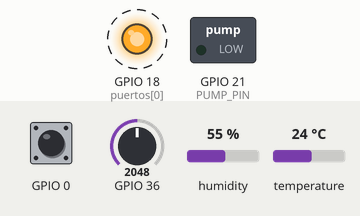
Simulated run of this sketch. Board: ESP32. Shown: switched loads named in the sketch (green lamp = pin HIGH), output pins drawn as LEDs (lit = HIGH). Dashed ring = blinking. The test bench sets the inputs (shaded band); at power-on: GPIO 0 HIGH, GPIO 36 = 2048, humidity 55 %, temperature 24 °C. WiFi joins after 1.5 s; servers stay silent unless stated; no MQTT or app messages arrive unless stated; pins used as bus, display or sensor lines are not drawn; what the sketch prints to the serial monitor is not drawn. At 52.7 s the program puts the board to deep sleep or switches it off; the recording ends there.

Above: at 1.7 s.
Timing chart, 0 to 4.6 s (numbered marks = the images above):
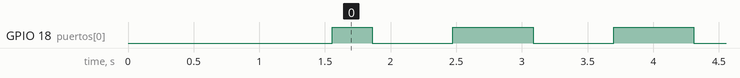

Measured:
- by itself, GPIO 18 (puertos[0]): alternates HIGH for 0.61 s and LOW for 0.61 s

The sketch:

watering_esp32.ino
```cpp
#include <DHT_U.h>
#include <DHT.h>

/*
 ESP32 Based automatic watering system
 it controls the moisture of the soil and waters the plant if the humidity
 is below a critical threshold; it reports the measured value to MQTT broker
 it also read tempreature and humidity from a DHT sensor.

 The system goes to deep sleep for 30 minutes before repeting the routine.

 The scripts water for 15 seconds the plant, then stops and wait before resensing
 the moisture.
*/

//#include "DHT.h"
#include <WiFi.h>
#include "Adafruit_MQTT.h"
#include "Adafruit_MQTT_Client.h"
#include <ArduinoJson.h>

// WiFi parameters
#define WLAN_SSID       "ssid"
#define WLAN_PASS       "password"

// Adafruit IO
//#define AIO_SERVER      "io.adafruit.com"
#define AIO_SERVER      "82.227.0.65"
#define AIO_SERVERPORT  1883
#define AIO_USERNAME    "Beliwars"
#define AIO_KEY         "6934d2422ee14c02954dcd0b80ce68b7"
#define DHT_PIN 22
#define DHT_POWER_PIN 23
#define sisas 1
#define DHT_TYPE DHT11   // DHT 22
#define PUMP_PIN        21
#define MOIST_POWER_PIN  19

#define IRRIGATION_TIME        300 // irrigation time in 50 msec unities
#define IRRIGATION_PAUSE_TIME  1000 // irrigation pause time in 50 ms unities
#define MOISTURE_THRESHOLD     40   //Critic Threshold
#define MOISTURE_HYSTERESIS    10   //Critic Threshold
#define SLEEP_TIME             10000000


uint8_t puertos[] = {18};        //Led port array
//uint8_t sisas = 2;                //number of led to include in Led animation
//unsigned long previous_millis;
unsigned long previous_millis2;   //variables to track loop counts
uint32_t pump_start = 0;               //counter when pump has started
uint8_t state;                    //tmp state of system
int8_t pt = 0;                    //pt to Led array
uint8_t semaforo = 0;             //flag to control
//uint8_t semafo = 0;
uint8_t seq = 0;                  //flag to switch between sequences
uint32_t pump_counter = 0;        //counter of pump dedicated code
uint8_t led_counter = 0;          //counter of led dedicated code
float h = 0;                    //ambient humidity
float t = 0;                    //ambient temperature
float moist = 0;               //soil moisture
bool turn_on = false;
bool is_pump_on = false;
bool go2Sleep;
uint8_t previous_state;


// irrigator state
typedef enum {
  s_idle             = 0,  // irrigation idle
  s_irrigation_start = 1,  // start irrigation
  s_irrigation       = 2,  // irrigate
  s_irrigation_stop  = 3,  // irrigation stop
} e_state;

// Functions
void connect();

// Create an ESp32 WiFiClient class to connect to the MQTT server.
WiFiClient client;
//SimpleDHT1 dht;
DHT dht(DHT_PIN, DHT_TYPE);

Adafruit_MQTT_Client mqtt(&client, AIO_SERVER, AIO_SERVERPORT, AIO_USERNAME,AIO_KEY);

#define IRRIGATION_FEED "/feeds/irrigation"

Adafruit_MQTT_Publish irrigation = Adafruit_MQTT_Publish(&mqtt, IRRIGATION_FEED);
uint64_t chipid;
char ssid[10]={0};

void setup() {
  chipid = ESP.getEfuseMac();
  sprintf(ssid, "%04X%08X",(uint16_t)(chipid>>32),(uint32_t)chipid);
  //ssid = String((uint16_t)(chipid>>32),HEX) + String((uint32_t)chipid,HEX);
  go2Sleep = false;

  Serial.begin(115200);

  Serial.printf("ESP32 Chip ID = %04X",(uint16_t)(chipid>>32));//print High 2 bytes
  Serial.printf("%08X\n",(uint32_t)chipid);//print Low 4bytes.
  //ssid.toUpperCase();
  Serial.println(ssid);
  state = s_idle;
  previous_state = s_idle;
  for(int i = 0; i < sisas; i++){
    pinMode(puertos[i], OUTPUT);     // Initialize the LED_BUILTIN pin as an output
    digitalWrite(puertos[i],LOW);
  }
  pinMode(PUMP_PIN, OUTPUT);
  pinMode(MOIST_POWER_PIN, OUTPUT);
  pinMode(DHT_POWER_PIN, OUTPUT);
  digitalWrite(MOIST_POWER_PIN, LOW);
  digitalWrite(DHT_POWER_PIN, LOW);

  Serial.print(F("Connecting to "));
  Serial.println(WLAN_SSID);

  WiFi.begin(WLAN_SSID, WLAN_PASS);
  int cnt=0;
  while (WiFi.status() != WL_CONNECTED) {
    delay(500);
    Serial.print(F("."));
    if(cnt++ > 20){
      Serial.println(WiFi.status());
      WiFi.disconnect();
      delay(2000);
      Serial.println("Unable to Connect, trying again from start");
      WiFi.begin(WLAN_SSID, WLAN_PASS);
      cnt=0;
    }
  }
  Serial.println();

  Serial.println(F("WiFi connected"));
  Serial.println(F("IP address: "));
  Serial.println(WiFi.localIP());
  // connect to adafruit io
  connect();
  dht.begin();
  for(int i = 0; i < sisas; i++){
      digitalWrite(puertos[i],HIGH);
  }
  //previous_millis = millis();
  previous_millis2 = millis();
  //pump_start = millis();
}

// the loop function runs over and over again forever
void loop(){
  uint32_t freeheap = esp_get_free_heap_size();
  if(go2Sleep){
    Serial.println("Going to DeepSleep zzzzzzz");

    StaticJsonBuffer<200> SleepBuffer;
    JsonObject& json1 = SleepBuffer.createObject();
    json1["id"] = ssid;
    json1["heap"] = esp_get_free_heap_size();
    json1["status"] = "Sleep";
    json1.prettyPrintTo(Serial);

    char json2[200];
    json1.printTo(json2, sizeof(json2));

    if(!irrigation.publish(json2)){
        Serial.println(F("Failed to publish Sleep phase"));
        if(!mqtt.connected())
          connect();
      }
      //ESP.deepSleep
      WiFi.disconnect();
      esp_deep_sleep(SLEEP_TIME);
      delay(1000);
  }

  if(millis() - previous_millis2 > 50){

    if(led_counter++ > 4){
      digitalWrite(puertos[pt], !digitalRead(puertos[pt]));  // Turn the LED off by making the voltage HIGH
      if(++pt > sisas  && semaforo == 0){
        pt = 0;
        semaforo = 1;
      }else if(pt > sisas && semaforo == 1){
        seq = 1;
        semaforo = 0;
        pt = 0;
      }
      led_counter = 0;
    }

    if(pump_counter == 50){
      digitalWrite(DHT_POWER_PIN, HIGH);
      //digitalWrite(MOIST_POWER_PIN, HIGH);
    }

    if(pump_counter == 100){
      //dht.read(DHT_PIN, &t, &h, NULL);
      t = dht.readTemperature();
      h = dht.readHumidity();
      Serial.println(h);
      Serial.println(t);
      if (isnan(h) || isnan(t)) {
        Serial.println("Failed to read from DHT sensor!");
        t=0;
        h=0;
        //continue;
      }
      digitalWrite(DHT_POWER_PIN, LOW);
    }

    if(pump_counter == 150){
      digitalWrite(MOIST_POWER_PIN, HIGH);
    }

    if(pump_counter++ > 200){
      int moistADC = analogRead(A0);

      Serial.print("Valor ADC: ");
      Serial.println(moistADC);
      moist = 100.0 * (1.0 - moistADC/4095.0);
      Serial.print("moisture del terreno: ");
      Serial.print(moist, 2);
      Serial.println("%");
      if(moist < MOISTURE_THRESHOLD && !is_pump_on){
        //digitalWrite(13, HIGH);
        turn_on = true;
        Serial.println("turning on en loop principal");
        //state = s_irrigation_start;
      }else if((moist > MOISTURE_THRESHOLD + MOISTURE_HYSTERESIS) && is_pump_on){
        turn_on = false;
        Serial.println("turning off en loop principal");
        previous_state = state;
        state = s_irrigation_stop;
        go2Sleep = true;
      }
      digitalWrite(MOIST_POWER_PIN, LOW);
      StaticJsonBuffer<200> jsonBuffer;
      JsonObject& root = jsonBuffer.createObject();
      root["id"] = ssid;
      root["heap"] = freeheap;
      root["moist"] = moist;
      root["temp"] = t;
      root["hum"] = h;
      root["status"] = is_pump_on;
      //root["time"] = 1351824120;
      root.prettyPrintTo(Serial);

      char json[200];
      root.printTo(json, sizeof(json));

      if(!irrigation.publish(json)){
        Serial.println(F("Failed to publish irrigation JSON"));
        if(!mqtt.connected())
          connect();
      }

      //previous_millis = millis();
      pump_counter = 0;
    }

    // irrigator state machine
   switch(state)
   {
     case s_idle:
       if (pump_start <= IRRIGATION_PAUSE_TIME){
         pump_start++;
        // Serial.println("incrementando pump_start");
         //Serial.println(pump_start);
       }

       if (pump_start >= IRRIGATION_PAUSE_TIME && turn_on && !is_pump_on)
       {
           previous_state = state;
           state = s_irrigation_start;
           Serial.println("pasando a irrigation start");
       }else if(pump_start >= IRRIGATION_PAUSE_TIME){
          pump_start = 0;
          int tmp_thr = MOISTURE_THRESHOLD;
          if(previous_state != s_idle)
            tmp_thr += MOISTURE_HYSTERESIS;

          if(moist > tmp_thr)
            go2Sleep = true;
       }
       break;
     case s_irrigation_start:
       pump_start = 0;
       digitalWrite(PUMP_PIN, HIGH);
       is_pump_on = true;
       //esp.send(msgMotorPump.set((uint8_t)1));
       previous_state = state;
       state = s_irrigation;
       Serial.println("prendiendo bombita");
       break;
     case s_irrigation:
         Serial.println(pump_start);
         Serial.println(IRRIGATION_TIME);
       if (pump_start++ > IRRIGATION_TIME){
         previous_state = state;
         state = s_irrigation_stop;
         //Serial.println("pasando a irrigation stop");
       }
       break;
     case s_irrigation_stop:
       pump_start = 0;
       previous_state = state;
       state = s_idle;
       digitalWrite(PUMP_PIN, LOW);
       turn_on = false;
       is_pump_on = false;
       Serial.println("deteniendo bombita");
       break;
   }

    previous_millis2 = millis();

  }
}


void connect() {
  Serial.print(F("Connecting to HOMECENTRAL Broker... "));

  int8_t ret;
  int8_t count = 0;

  while (((ret = mqtt.connect()) != 0) && count++ < 5) {

    switch (ret) {
      case 1: Serial.println(F("Wrong protocol")); break;
      case 2: Serial.println(F("ID rejected")); break;
      case 3: Serial.println(F("Server unavail")); break;
      case 4: Serial.println(F("Bad user/pass")); break;
      case 5: Serial.println(F("Not authed")); break;
      case 6: Serial.println(F("Failed to subscribe")); break;
      default: Serial.println(F("Connection failed")); break;
    }

    if(ret >= 0)
      mqtt.disconnect();

    Serial.println(F("Retrying connection..."));
    delay(5000);
  }
  Serial.println(F("HOMECENTRAL MQTT Connected!"));
}
```
